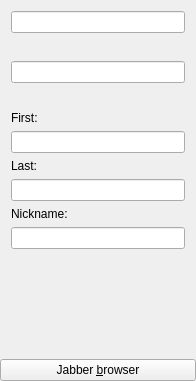
<ui version="4.0" >
 <class>JabberAdd</class>
 <widget class="QWidget" name="JabberAdd" >
  <property name="geometry" >
   <rect>
    <x>0</x>
    <y>0</y>
    <width>196</width>
    <height>381</height>
   </rect>
  </property>
  <property name="windowTitle" >
   <string/>
  </property>
  <layout class="QVBoxLayout" >
   <property name="spacing" >
    <number>6</number>
   </property>
   <property name="margin" >
    <number>0</number>
   </property>
   <item>
    <widget class="RadioGroup" native="1" name="grpJID" >
     <property name="title" stdset="0" >
      <string>&amp;JID</string>
     </property>
     <layout class="QVBoxLayout" >
      <property name="spacing" >
       <number>6</number>
      </property>
      <property name="margin" >
       <number>11</number>
      </property>
      <item>
       <widget class="QLineEdit" name="edtJID" />
      </item>
     </layout>
    </widget>
   </item>
   <item>
    <widget class="RadioGroup" native="1" name="grpMail" >
     <property name="title" stdset="0" >
      <string>&amp;E-Mail</string>
     </property>
     <layout class="QVBoxLayout" >
      <property name="spacing" >
       <number>6</number>
      </property>
      <property name="margin" >
       <number>11</number>
      </property>
      <item>
       <widget class="QLineEdit" name="edtMail" />
      </item>
     </layout>
    </widget>
   </item>
   <item>
    <widget class="RadioGroup" native="1" name="grpName" >
     <property name="title" stdset="0" >
      <string>&amp;Name</string>
     </property>
     <layout class="QVBoxLayout" >
      <property name="spacing" >
       <number>6</number>
      </property>
      <property name="margin" >
       <number>11</number>
      </property>
      <item>
       <widget class="QLabel" name="lblFirst" >
        <property name="text" >
         <string>First:</string>
        </property>
        <property name="wordWrap" >
         <bool>false</bool>
        </property>
       </widget>
      </item>
      <item>
       <widget class="QLineEdit" name="edtFirst" />
      </item>
      <item>
       <widget class="QLabel" name="lblLast" >
        <property name="text" >
         <string>Last:</string>
        </property>
        <property name="wordWrap" >
         <bool>false</bool>
        </property>
       </widget>
      </item>
      <item>
       <widget class="QLineEdit" name="edtLast" />
      </item>
      <item>
       <widget class="QLabel" name="lblNick" >
        <property name="text" >
         <string>Nickname:</string>
        </property>
        <property name="wordWrap" >
         <bool>false</bool>
        </property>
       </widget>
      </item>
      <item>
       <widget class="QLineEdit" name="edtNick" />
      </item>
     </layout>
    </widget>
   </item>
   <item>
    <spacer name="Spacer2" >
     <property name="orientation" >
      <enum>Qt::Vertical</enum>
     </property>
     <property name="sizeType" >
      <enum>QSizePolicy::Expanding</enum>
     </property>
     <property name="sizeHint" stdset="0" >
      <size>
       <width>20</width>
       <height>20</height>
      </size>
     </property>
    </spacer>
   </item>
   <item>
    <widget class="QPushButton" name="btnBrowser" >
     <property name="text" >
      <string>Jabber &amp;browser</string>
     </property>
    </widget>
   </item>
  </layout>
 </widget>
 <customwidgets>
    <customwidget>
        <class>RadioGroup</class>
        <header location="local">intedit.h</header>
    </customwidget>
</customwidgets>
<resources/>
 <connections/>
</ui>
